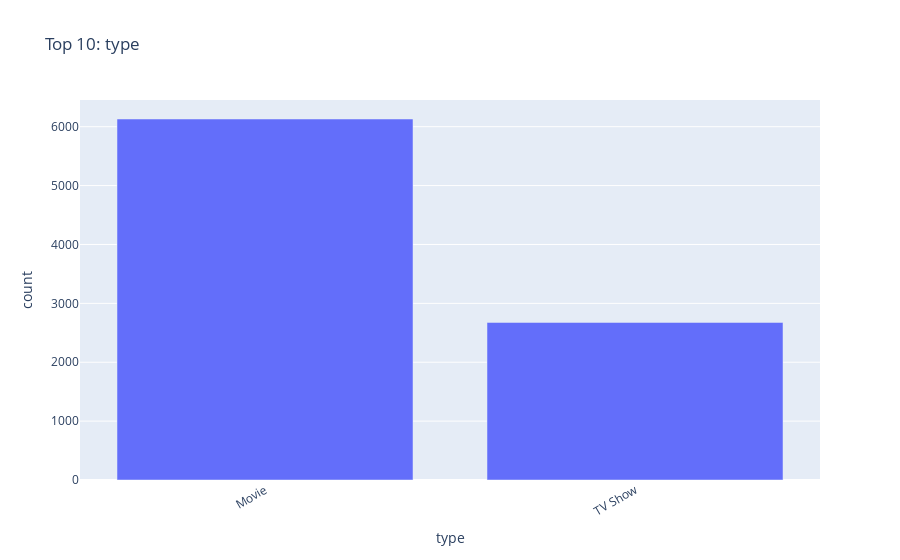
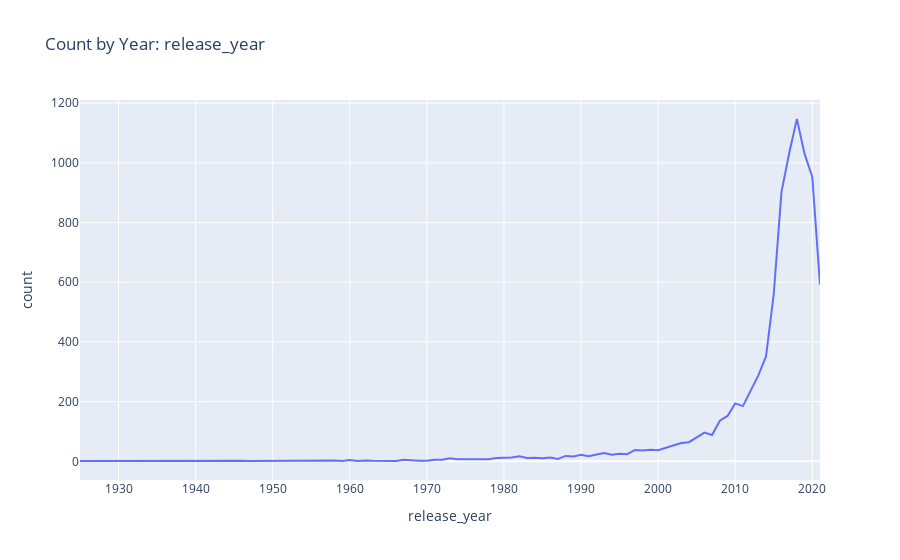

Notebook code cell kept with these figures, in order:
### Code cell
# Load a CSV
print(invoke_tool("load_data", {"path": "netflix_titles_CLEANED.csv"}))

# (Optional) let “LLM” set a schema it decided
schema = {
    "numeric": ["release_year"],
    "categorical": ["type", "country"],
    "datetime": [],
    "temporal": ["release_year"],
    "unique_id": ["show_id"],
    "unclassified": [],
}
print(invoke_tool("set_schema", {"schema": schema}))
print(invoke_tool("get_schema"))

# Ask for a summary
res = invoke_tool("summary", {"numeric_only": True})
print({k: v for k, v in res.items() if k != "describe"})  # avoid spamming output

# Top categories (LLM chooses which columns)
invoke_tool("top_categories", {"columns": ["type", "country"], "top_n": 10})

# Correlations (LLM decides columns)
invoke_tool("correlations", {"columns": ["release_year"]})

# Time trend (LLM picks the temporal column)
invoke_tool("time_trend", {"column": "release_year", "freq": "Y"})

### Figure 1 — Plotly figure (JSON) as saved in the notebook; plotly's stock layout.template omitted (floating-point values rounded to 4 significant figures)
{"data": [{"hovertemplate": "type=%{x}<br>count=%{y}<extra></extra>", "legendgroup": "", "marker": {"color": "#636efa", "pattern": {"shape": ""}}, "name": "", "orientation": "v", "showlegend": false, "textposition": "auto", "type": "bar", "x": ["Movie", "TV Show"], "xaxis": "x", "y": [6131, 2676], "yaxis": "y"}], "layout": {"barmode": "relative", "legend": {"tracegroupgap": 0}, "title": {"text": "Top 10: type"}, "xaxis": {"anchor": "y", "domain": [0, 1], "tickangle": -30, "title": {"text": "type"}}, "yaxis": {"anchor": "x", "domain": [0, 1], "title": {"text": "count"}}}}

### Figure 2 — Plotly figure (JSON) as saved in the notebook; plotly's stock layout.template omitted (floating-point values rounded to 4 significant figures)
{"data": [{"hovertemplate": "release_year=%{x}<br>count=%{y}<extra></extra>", "legendgroup": "", "line": {"color": "#636efa", "dash": "solid"}, "marker": {"symbol": "circle"}, "mode": "lines", "name": "", "orientation": "v", "showlegend": false, "type": "scatter", "x": [1925, 1942, 1943, 1944, 1945, 1946, 1947, 1954, 1955, 1956, 1958, 1959, 1960, 1961, 1962, 1963, 1964, 1965, 1966, 1967, 1968, 1969, 1970, 1971, 1972, 1973, 1974, 1975, 1976, 1977, 1978, 1979, 1980, 1981, 1982, 1983, 1984, 1985, 1986, 1987, 1988, 1989, 1990, 1991, 1992, 1993, 1994, 1995, 1996, 1997, 1998, 1999, 2000, 2001, 2002, 2003, 2004, 2005, 2006, 2007, 2008, 2009, 2010, 2011, 2012, 2013, 2014, 2015, 2016, 2017, 2018, 2019, 2020, 2021], "xaxis": "x", "y": [1, 2, 3, 3, 4, 2, 1, 2, 3, 2, 3, 1, 4, 1, 3, 2, 2, 2, 1, 5, 3, 2, 2, 5, 5, 10, 7, 7, 9, 7, 7, 11, 11, 13, 17, 11, 12, 10, 13, 8, 18, 16, 22, 17, 23, 28, 22, 25, 24, 38, 36, 39, 37, 45, 51, 61, 64, 80, 96, 88, 136, 152, 194, 185, 237, 288, 352, 560, 902, 1032, 1147, 1030, 953, 592], "yaxis": "y"}], "layout": {"legend": {"tracegroupgap": 0}, "title": {"text": "Count by Year: release_year"}, "xaxis": {"anchor": "y", "domain": [0, 1], "title": {"text": "release_year"}}, "yaxis": {"anchor": "x", "domain": [0, 1], "title": {"text": "count"}}}}
